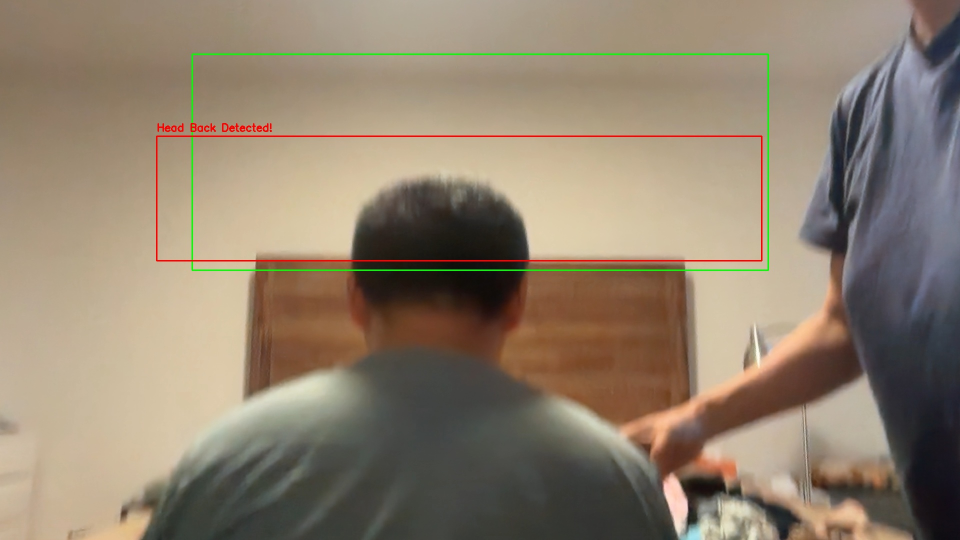
#> input picture backphoto/photos/photo_20250925_123450_001.jpg, 1920 x 1080 px, given in place of the camera (shown at 1/2 size)
$ python run_with_config_email.py
#> lines starting #> are read from the running program, lines starting #| are printed output that depends on the picture; after the words box and inside, x2 and y2 are one past the last pixel; in counts of white or black regions, pixels touching at a corner belong together
### backphoto/back_detector.py
import cv2
import numpy as np
import time
import os
import threading
from datetime import datetime
from config import CAMERA_CONFIG, DETECTION_CONFIG

class BackDetector:
    def __init__(self):
        self.cap = None
        self.background_subtractor = None
        self.is_detecting = False
        self.photo_count = 0
        self.face_cascade = None
        self.head_detection_model = None
        self.last_face_detection_time = 0
        self.face_detection_cooldown = DETECTION_CONFIG.get('face_detection_cooldown', 3)
        self.last_photo_time = 0
        self.photo_cooldown = DETECTION_CONFIG.get('photo_cooldown', 5)

    def play_sound(self, sound_type="photo"):
        """播放声音提示"""
        # 检查是否启用声音
        if not DETECTION_CONFIG.get('enable_sound', True):
            return

        def play_beep():
            try:
                # 使用系统声音
                if sound_type == "photo":
                    # 拍照声音 - 短促的"咔嚓"声
                    os.system('afplay /System/Library/Sounds/Glass.aiff 2>/dev/null || echo "\\a"')
                elif sound_type == "detection":
                    # 检测声音 - 轻柔提示音
                    os.system('afplay /System/Library/Sounds/Ping.aiff 2>/dev/null || echo "\\a"')
            except:
                # 备用方案：使用终端铃声
                print("\\a", end="", flush=True)

        # 在单独线程中播放声音，不阻塞主程序
        sound_thread = threading.Thread(target=play_beep)
        sound_thread.daemon = True
        sound_thread.start()

    def start_camera(self):
        """启动摄像头"""
        try:
            self.cap = cv2.VideoCapture(CAMERA_CONFIG['camera_index'])
            if not self.cap.isOpened():
                raise Exception("无法打开摄像头")

            # 设置摄像头参数
            self.cap.set(cv2.CAP_PROP_FRAME_WIDTH, CAMERA_CONFIG['resolution'][0])
            self.cap.set(cv2.CAP_PROP_FRAME_HEIGHT, CAMERA_CONFIG['resolution'][1])
            self.cap.set(cv2.CAP_PROP_FPS, CAMERA_CONFIG['fps'])

            # 初始化背景减除器
            self.background_subtractor = cv2.createBackgroundSubtractorMOG2(
                detectShadows=True,
                varThreshold=50
            )

            # 初始化人脸检测器（用于检测头部区域）
            try:
                self.face_cascade = cv2.CascadeClassifier(cv2.data.haarcascades + 'haarcascade_frontalface_default.xml')
            except:
                print("警告：无法加载人脸检测器，将使用基础检测方法")

            return True
        except Exception as e:
            print(f"启动摄像头失败: {e}")
            return False

    def detect_head_back(self, frame):
        """
        检测后脑勺
        使用多种方法结合检测：
        1. 头部区域检测
        2. 背景减除
        3. 边缘检测
        4. 轮廓分析
        """
        # 转换为灰度图
        gray = cv2.cvtColor(frame, cv2.COLOR_BGR2GRAY)

        # 方法1：尝试检测头部区域
        head_region = self.detect_head_region(gray)

        # 方法2：背景减除
        fg_mask = self.background_subtractor.apply(gray)

        # 形态学操作去噪
        kernel = np.ones((5, 5), np.uint8)
        fg_mask = cv2.morphologyEx(fg_mask, cv2.MORPH_CLOSE, kernel)
        fg_mask = cv2.morphologyEx(fg_mask, cv2.MORPH_OPEN, kernel)

        # 方法3：边缘检测
        edges = cv2.Canny(gray, 50, 150)

        # 结合多种检测结果
        if head_region is not None:
            # 如果有头部区域，优先使用头部区域
            combined = head_region
        else:
            # 否则使用背景减除和边缘检测
            combined = cv2.bitwise_or(fg_mask, edges)

        # 查找轮廓
        contours, _ = cv2.findContours(combined, cv2.RETR_EXTERNAL, cv2.CHAIN_APPROX_SIMPLE)

        # 分析轮廓
        head_detected = False
        largest_contour = None
        max_area = 0

        for contour in contours:
            area = cv2.contourArea(contour)
            if area > max_area and area > 3000:  # 降低最小面积阈值，适合头部
                max_area = area
                largest_contour = contour
                head_detected = True

        return head_detected, largest_contour, combined

    def detect_head_region(self, gray):
        """
        检测头部区域
        使用人脸检测器来定位头部区域，然后检测后脑勺
        """
        if self.face_cascade is None:
            return None

        # 检测人脸（正面）
        faces = self.face_cascade.detectMultiScale(gray, 1.1, 4)

        if len(faces) > 0:
            # 如果检测到正面人脸，记录时间并返回None（不拍正脸）
            self.last_face_detection_time = time.time()
            return None

        # 检查是否在冷却期内（刚检测到正脸）
        current_time = time.time()
        if current_time - self.last_face_detection_time < self.face_detection_cooldown:
            return None

        # 如果没有检测到正面人脸且不在冷却期，可能是后脑勺
        # 使用更宽松的参数检测可能的头部区域
        head_cascade = cv2.CascadeClassifier(cv2.data.haarcascades + 'haarcascade_profileface.xml')
        if head_cascade.empty():
            return None

        # 检测侧面轮廓
        profiles = head_cascade.detectMultiScale(gray, 1.1, 4)

        if len(profiles) > 0:
            # 创建头部区域掩码
            mask = np.zeros(gray.shape, dtype=np.uint8)
            for (x, y, w, h) in profiles:
                # 扩展检测区域
                x = max(0, x - w//4)
                y = max(0, y - h//4)
                w = min(gray.shape[1] - x, w + w//2)
                h = min(gray.shape[0] - y, h + h//2)
                cv2.rectangle(mask, (x, y), (x + w, y + h), 255, -1)
            return mask

        return None

    def is_in_detection_area(self, contour, frame_shape):
        """检查轮廓是否在检测区域内"""
        if contour is None:
            return False

        # 获取轮廓的边界框
        x, y, w, h = cv2.boundingRect(contour)

        # 检测区域配置 (x, y, width, height)
        det_x, det_y, det_w, det_h = DETECTION_CONFIG['back_detection_area']

        # 转换为像素坐标
        frame_h, frame_w = frame_shape[:2]
        det_x_px = int(det_x * frame_w)
        det_y_px = int(det_y * frame_h)
        det_w_px = int(det_w * frame_w)
        det_h_px = int(det_h * frame_h)

        # 检查轮廓中心是否在检测区域内
        center_x = x + w // 2
        center_y = y + h // 2

        return (det_x_px <= center_x <= det_x_px + det_w_px and
                det_y_px <= center_y <= det_y_px + det_h_px)

    def take_photo(self, frame):
        """拍摄照片"""
        try:
            # 播放拍照声音提示
            self.play_sound("photo")

            # 创建照片目录
            photo_dir = "photos"
            if not os.path.exists(photo_dir):
                os.makedirs(photo_dir)

            # 生成文件名
            timestamp = datetime.now().strftime("%Y%m%d_%H%M%S")
            filename = f"{photo_dir}/photo_{timestamp}_{self.photo_count:03d}.jpg"

            # 保存干净的照片（没有框线和文字）
            # 重新从摄像头获取一帧干净的画面
            ret, clean_frame = self.cap.read()
            if ret:
                cv2.imwrite(filename, clean_frame)
            else:
                # 如果无法获取新帧，使用当前帧但去掉所有绘制内容
                cv2.imwrite(filename, frame)

            self.photo_count += 1

            print(f"📸 照片已保存: {filename}")
            return filename

        except Exception as e:
            print(f"拍照失败: {e}")
            return None

    def start_detection(self, callback=None):
        """
        开始后背检测
        callback: 检测到后背时的回调函数
        """
        if not self.cap:
            if not self.start_camera():
                return False

        self.is_detecting = True
        last_photo_time = 0
        photo_interval = DETECTION_CONFIG['photo_delay']

        print("开始后背检测...")
        print("请坐在椅子上，系统将自动检测并拍照")
        print("按ESC键退出检测")

        while self.is_detecting:
            ret, frame = self.cap.read()
            if not ret:
                continue

            # 检测后脑勺
            head_detected, contour, mask = self.detect_head_back(frame)

            # 检查是否检测到正脸
            gray = cv2.cvtColor(frame, cv2.COLOR_BGR2GRAY)
            faces = self.face_cascade.detectMultiScale(gray, 1.1, 4) if self.face_cascade else []

            # 绘制检测区域
            frame_h, frame_w = frame.shape[:2]
            det_x, det_y, det_w, det_h = DETECTION_CONFIG['back_detection_area']
            det_x_px = int(det_x * frame_w)
            det_y_px = int(det_y * frame_h)
            det_w_px = int(det_w * frame_w)
            det_h_px = int(det_h * frame_h)

            # 根据检测状态改变检测区域颜色
            if len(faces) > 0:
                # 检测到正脸，显示红色警告
                cv2.rectangle(frame, (det_x_px, det_y_px),
                             (det_x_px + det_w_px, det_y_px + det_h_px),
                             (0, 0, 255), 3)
                cv2.putText(frame, "FACE DETECTED - NO PHOTO", (10, 60),
                           cv2.FONT_HERSHEY_SIMPLEX, 1, (0, 0, 255), 2)
            #

            # 如果检测到后脑勺且在检测区域内，且没有检测到正脸
            if head_detected and self.is_in_detection_area(contour, frame.shape) and len(faces) == 0:
                current_time = time.time()

                # 绘制检测框
                if contour is not None:
                    x, y, w, h = cv2.boundingRect(contour)

                    cv2.putText(frame, "Head Back Detected!", (x, y - 10),
                               cv2.FONT_HERSHEY_SIMPLEX, 0.7, (0, 0, 255), 2)

                # 检查拍照间隔和去重机制
                if (current_time - last_photo_time > photo_interval and
                    current_time - self.last_photo_time > self.photo_cooldown):
                    print("检测到后脑勺，准备拍照...")
                    time.sleep(0.5)  # 短暂延迟确保稳定

                    # 拍照
                    photo_path = self.take_photo(frame)
                    if photo_path and callback:
                        callback(photo_path)

                    # 拍一张照片后自动停止
                    print("📸 照片已拍摄完成，自动停止检测")
                    self.is_detecting = False
                    break

                    last_photo_time = current_time
                    self.last_photo_time = current_time  # 记录最后拍照时间
                else:
                    # 显示等待提示
                    remaining_time = max(0, self.photo_cooldown - (current_time - self.last_photo_time))
                    cv2.putText(frame, f"Photo cooldown: {remaining_time:.1f}s", (10, 90),
                               cv2.FONT_HERSHEY_SIMPLEX, 0.6, (0, 255, 255), 2)
            else:
                cv2.putText(frame, "Waiting for head back...", (10, 30),
                           cv2.FONT_HERSHEY_SIMPLEX, 1, (255, 255, 255), 2)

            # 添加退出提示
            cv2.putText(frame, "Press ESC or Q to exit", (10, frame.shape[0] - 20),
                       cv2.FONT_HERSHEY_SIMPLEX, 0.7, (255, 255, 255), 2)

            # 显示画面
            cv2.imshow('后脑勺检测 - 按ESC键退出', frame)

            # 检查按键
            key = cv2.waitKey(1) & 0xFF
            if key == 27:  # ESC键
                print("\n🛑 用户按ESC键停止检测")
                self.is_detecting = False
            elif key == ord('q') or key == ord('Q'):  # Q键
                print("\n🛑 用户按Q键停止检测")
                self.is_detecting = False

        cv2.destroyAllWindows()
        return True

    # [6 lines left out: function stop_detection, not called in this run]

    def __del__(self):
        """析构函数"""
        self.stop_detection()

# 测试函数
# [7 lines that do not run on import are left out]

### backphoto/email_sender.py
import smtplib
import os
from email.mime.multipart import MIMEMultipart
from email.mime.text import MIMEText
from email.mime.image import MIMEImage
from datetime import datetime
import threading
from config import EMAIL_CONFIG

class EmailSender:
    def __init__(self):
        self.smtp_server = EMAIL_CONFIG['smtp_server']
        self.smtp_port = EMAIL_CONFIG['smtp_port']
        self.sender_email = EMAIL_CONFIG['sender_email']
        self.sender_password = EMAIL_CONFIG['sender_password']
        self.subject = EMAIL_CONFIG['subject']

    def send_photo_email(self, recipient_email, photo_path, custom_message=None):
        """
        发送照片邮件
        recipient_email: 收件人邮箱
        photo_path: 照片文件路径
        custom_message: 自定义消息
        """
        try:
            # 检查照片文件是否存在
            if not os.path.exists(photo_path):
                print(f"照片文件不存在: {photo_path}")
                return False

            # 创建邮件对象
            msg = MIMEMultipart()
            msg['From'] = self.sender_email
            msg['To'] = recipient_email
            msg['Subject'] = self.subject

            # 邮件正文
            timestamp = datetime.now().strftime("%B %d, %Y at %H:%M:%S")
            body = f"""
<html>
<body style="margin: 0; padding: 0; background: linear-gradient(135deg, #667eea 0%, #764ba2 100%); min-height: 100vh; font-family: -apple-system, BlinkMacSystemFont, 'Segoe UI', 'Helvetica Neue', Arial, sans-serif;">
    <div style="max-width: 400px; margin: 0 auto; padding: 50px 20px;">
        <h1 style="color: white; font-size: 2.5rem; font-weight: 200; margin-bottom: 40px; text-align: center; letter-spacing: -0.8px; line-height: 1.2; text-shadow: 0 2px 4px rgba(0,0,0,0.1);">
            The Unseen Portrait
        </h1>

        <div style="max-width: 320px; margin: 0 auto; padding: 40px 25px; background: rgba(255, 255, 255, 0.95); backdrop-filter: blur(10px); border-radius: 20px; box-shadow: 0 20px 40px rgba(0,0,0,0.1); border: 1px solid rgba(255, 255, 255, 0.2); text-align: center;">
            <p style="font-size: 18px; font-style: italic; margin-bottom: 30px; color: #4a5568; line-height: 1.6;">
                The first glimpse<br>
                of your unseen self.
            </p>

            <p style="font-size: 16px; margin-bottom: 25px; color: #4a5568; line-height: 1.6;">
                We are bound<br>
                to what lies before our eyes,<br>
                as if half the world<br>
                had slipped away unseen.
            </p>

            <p style="font-size: 16px; margin-bottom: 0; color: #4a5568; line-height: 1.6;">
                Sometimes,<br>
                the gentlest truths are waiting<br>
                in the places<br>
                we never think to look.
            </p>

            <div style="border-top: 1px solid #e2e8f0; padding-top: 25px; margin-top: 30px; text-align: center;">
                <p style="font-size: 14px; color: #666; margin-bottom: 8px; font-weight: 300;">
                    Captured on {timestamp}
                </p>
                <p style="font-size: 14px; color: #666; margin-bottom: 0; font-weight: 300;">
                    © 2025 Yinyin Zhou. All rights reserved.
                </p>
            </div>
        </div>
    </div>
</body>
</html>
"""


            msg.attach(MIMEText(body, 'html', 'utf-8'))

            # 添加照片附件
            with open(photo_path, 'rb') as f:
                img_data = f.read()

            image = MIMEImage(img_data)
            image.add_header('Content-Disposition',
                           f'attachment; filename="{os.path.basename(photo_path)}"')
            msg.attach(image)

            # 发送邮件
            with smtplib.SMTP(self.smtp_server, self.smtp_port) as server:
                server.starttls()
                server.login(self.sender_email, self.sender_password)
                server.send_message(msg)

            print(f"照片已成功发送到: {recipient_email}")
            return True

        except Exception as e:
            print(f"发送邮件失败: {e}")
            return False

    # [73 lines left out: functions send_photo_email_async, test_connection, send_test_email, not called in this run]

# 测试函数
# [13 lines that do not run on import are left out]

### backphoto/run_with_config_email.py
#!/usr/bin/env python3
# -*- coding: utf-8 -*-
"""
Run with Config Email
Uses email from user_email_config.py
"""

import sys
import os
import time
import threading
sys.path.append(os.path.dirname(os.path.abspath(__file__)))

from back_detector import BackDetector
from email_sender import EmailSender
from user_email_config import USER_EMAIL_CONFIG
from config import EMAIL_CONFIG

def on_photo_taken(photo_path, recipient_email):
    """当照片被拍摄时自动发送邮件"""
    print(f"\n📤 Auto-sending photo to: {recipient_email}")
    try:
        sender = EmailSender()
        success = sender.send_photo_email(recipient_email, photo_path)
        if success:
            print("✅ Photo sent successfully!")
            print("📧 Check your inbox for 'The Unseen Portrait'")
        else:
            print("❌ Failed to send photo")
    except Exception as e:
        print(f"❌ Error sending email: {str(e)}")

def main():
    """Main function"""
    print("🎭 The Unseen Portrait - Complete System")
    print("This system will automatically:")
    print("• Use email from user_email_config.py")
    print("• Detect the back of your head")
    print("• Take a photo")
    print("• Send the photo via email with your custom message")

    # 从配置文件获取邮箱
    recipient_email = USER_EMAIL_CONFIG['recipient_email']
    auto_send = USER_EMAIL_CONFIG['auto_send']

    print(f"\n📧 Email will be sent to: {recipient_email}")
    print(f"📤 Auto-send enabled: {auto_send}")

    if not auto_send:
        print("❌ Auto-send is disabled in user_email_config.py")
        return

    print("\nStarting in 3 seconds...")
    time.sleep(3)

    print("=" * 60)
    print("🎭 The Unseen Portrait - Complete Workflow")
    print("=" * 60)
    print("This system will:")
    print("1. Detect the back of your head")
    print("2. Take a photo automatically")
    print("3. Send the photo via email")

    print("\nControls:")
    print("• ESC or Q: Exit the program")
    print("• Position your head in the detection area")
    print("\nStarting camera...")

    try:
        detector = BackDetector()
        print("✅ Camera initialized successfully")
        print("📸 Starting head detection...")
        print("Position yourself so your head is visible in the camera")
        print("The system will detect the back of your head and take a photo")
        print("Press ESC or Q to exit")

        # 重写检测器的拍照方法，添加邮件发送
        original_take_photo = detector.take_photo

        def enhanced_take_photo(frame):
            # 调用原始拍照方法
            photo_path = original_take_photo(frame)
            if photo_path:
                # 自动发送邮件
                on_photo_taken(photo_path, recipient_email)
            return photo_path

        # 替换拍照方法
        detector.take_photo = enhanced_take_photo

        # 开始检测
        detector.start_detection()
#> in start_detection, frame is the input picture: shape (1080, 1920, 3); mean B, G, R 110.2, 129, 144.1
#> in detect_head_back, `gray = cv2.cvtColor(frame, cv2.COLOR_BGR2GRAY)`:
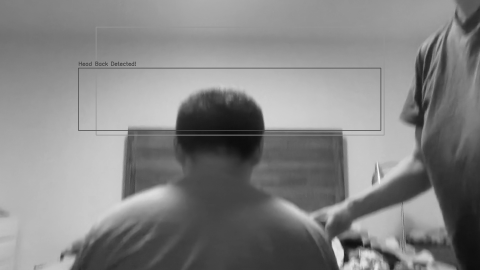
#> gray: shape (1080, 1920) (shown at 1/4 size); min 11, max 253, mean 131.4
#> in detect_head_region, `faces = self.face_cascade.detectMultiScale(gray, 1.1, 4)`: faces = ()
#> in detect_head_back, `edges = cv2.Canny(gray, 50, 150)`:
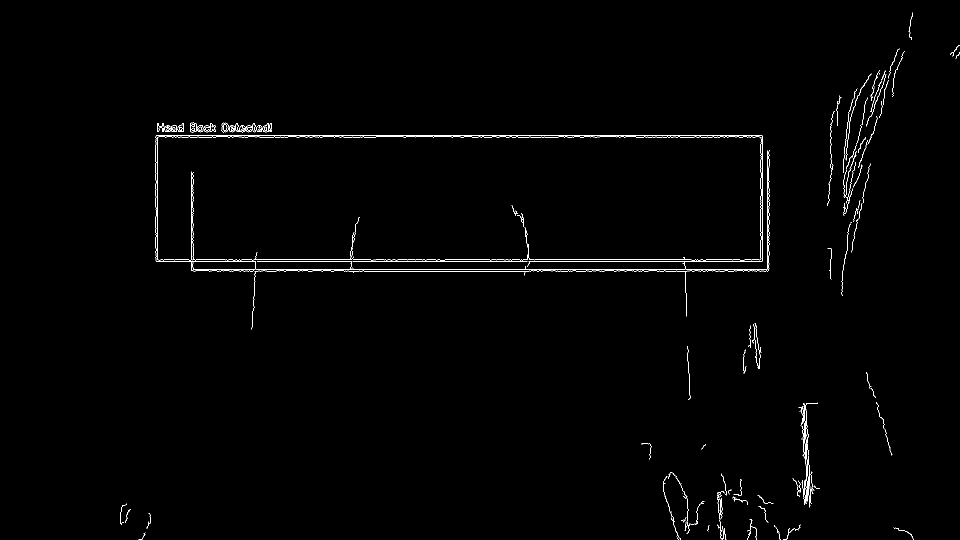
#> edges: shape (1080, 1920) (shown at 1/2 size); 0.8% white in thin lines or dots, all inside (x1, y1, x2, y2) = (240, 25, 1920, 1080)
#> in detect_head_back, `contours, _ = cv2.findContours(combined, cv2.RETR_EXTERNAL, cv2.CHAIN_..`: contours = [[[0, 0], [0, 1079], [1919, 1079], [1919, 0]]]
#> the loop in detect_head_back, `for contour in contours:` made 1 pass
#> (area, max_area, largest_contour, head_detected) on pass 1: (2070601, 2070601, [[0, 0], [0, 1079], [1919, 1079], [1919, 0]], True)
#> after the loop in detect_head_back, `for contour in contours:`: head_detected = True; max_area = 2070601
#> in start_detection, `head_detected, contour, mask = self.detect_head_back(frame)`: head_detected = True; contour = [[0, 0], [0, 1079], [1919, 1079], [1919, 0]]
#> in start_detection, `faces = self.face_cascade.detectMultiScale(gray, 1.1, 4) if self.face_..`: faces = ()
#> in is_in_detection_area, `x, y, w, h = cv2.boundingRect(contour)`: x = 0; w = 1920; h = 1080
#> in is_in_detection_area, `center_x = x + w // 2`: center_x = 960
#> in is_in_detection_area, `center_y = y + h // 2`: center_y = 540
#> in start_detection, `x, y, w, h = cv2.boundingRect(contour)`: x = 0; w = 1920; h = 1080
#> in enhanced_take_photo, `photo_path = original_take_photo(frame)`: photo_path = 'photos/photo_20261120_211220_000.jpg'

    except KeyboardInterrupt:
        print("\n⏹️ Program interrupted by user")
    except Exception as e:
        print(f"❌ Error: {str(e)}")
        print("\nTroubleshooting:")
        print("1. Check camera permissions")
        print("2. Ensure camera is not being used by other applications")
        print("3. Try running from terminal instead of IDE")

    print("\n" + "=" * 60)
    print("🏁 Complete workflow finished!")
    print("=" * 60)

if __name__ == "__main__":
    main()
